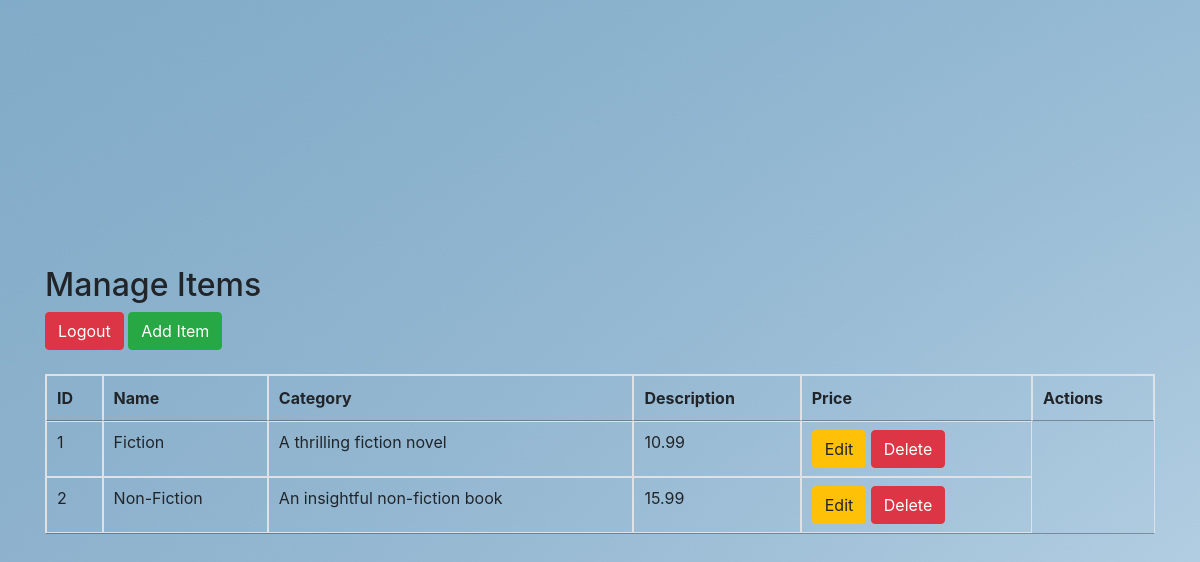
Screenshot of /manage_items.php (signed in) with the database file from the repository.
### tables this page shows
CREATE TABLE items (
    id INT AUTO_INCREMENT PRIMARY KEY,
    price DECIMAL(10, 2),
    quantity_available INT,
    category VARCHAR(100),
    description TEXT,
    images JSON
);

### manage_items.php (the view, shortened to what this page needs)
<?php
require 'connection.php';
$sql = "SELECT * FROM items";
$result = $conn->query($sql);
?>
<!DOCTYPE html>
<html>
<head>
    <link href="https://maxcdn.bootstrapcdn.com/bootstrap/4.0.0/css/bootstrap.min.css" rel="stylesheet">
    <link href="https://cdn.datatables.net/1.10.21/css/jquery.dataTables.min.css" rel="stylesheet">
</head>
<body>
<div class="container">
    <h2>Manage Items</h2>
    <a href="logout.php" class="btn btn-danger">Logout</a>
    <a href="add_item.php" class="btn btn-success">Add Item</a>
    <br><br>
    <table id="itemsTable" class="table table-bordered">
        <thead>
            <tr>
                <th>ID</th>
                <th>Name</th>
                <th>Category</th>
                <th>Description</th>
                <th>Price</th>
                <th>Actions</th>
            </tr>
        </thead>
        <tbody>
            <?php while ($row = $result->fetch_assoc()): ?>
                <tr>
                    <td><?= $row['id'] ?></td>
                    <td><?= $row['category'] ?></td>
                    <td><?= $row['description'] ?></td>
                    <td><?= $row['price'] ?></td>
                    <td>
                        <a href="edit_item.php?id=<?= $row['id'] ?>" class="btn btn-warning">Edit</a>
                        <a href="delete_item.php?id=<?= $row['id'] ?>" class="btn btn-danger">Delete</a>
                    </td>
                </tr>
            <?php endwhile; ?>
        </tbody>
    </table>
</div>
</body>
</html>

### manage_items.php (style rules this page uses)
body { background-color: #f8f9fa; height: 100vh; display: flex; align-items: center; justify-content: center; background-image: url('uploads/img19.jpg'); }

### rows the page displays
items: id "1", category "Fiction", description "A thrilling fiction novel", price "10.99"
items: id "2", category "Non-Fiction", description "An insightful non-fiction book", price "15.99"
